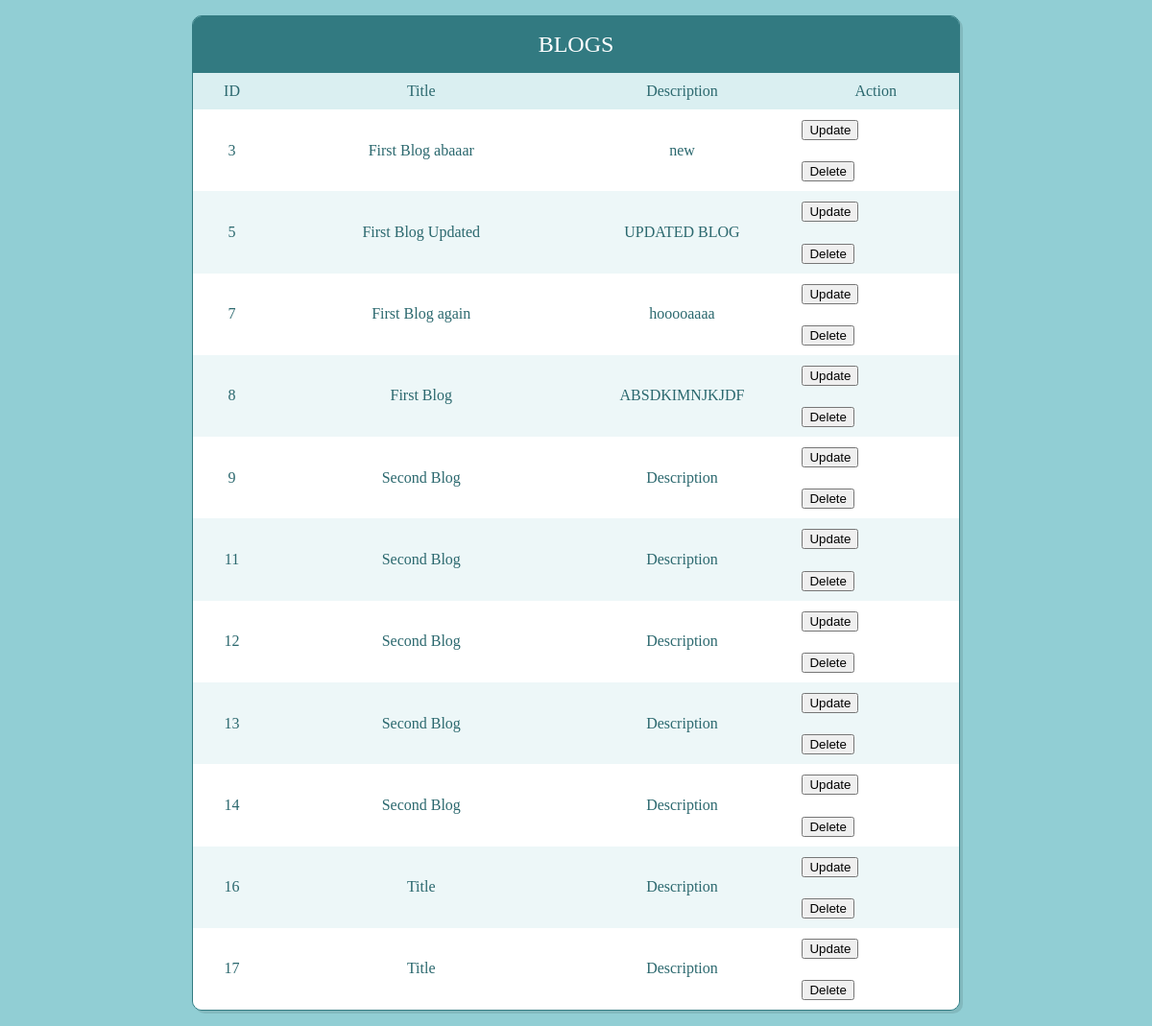
Screenshot of /blogs with the database file from the repository.
### app.py (models this page shows, shortened)
class Blogs(db.Model):
    id = db.Column(db.Integer, primary_key=True)
    title = db.Column(db.String(128))
    body = db.Column(db.Text())

### app.py (the view)
@app.route('/blogs', methods=['GET'])
def read():
    q = Blogs.query.all()
    all_rec = []   ### Have to serialize the JSON object
    for i in q:
        all_rec.append({
            'id':i.id,
            'title':i.title,
            'body':i.body
            })
    return render_template('Results.html', blogs = all_rec)

### templates/Results.html (shortened to what this page needs)
<!DOCTYPE html>
<html lang="en" >
<head>
    <link rel="stylesheet" href="https://cdnjs.cloudflare.com/ajax/libs/normalize/5.0.0/normalize.min.css">
      <link rel="stylesheet" href="./style.css">
    <link rel="stylesheet" href="{{ url_for('static', filename='css/style.css') }}">
</head>
<body>
  <div class="table-users">
   <div class="header">Blogs</div>
   <table cellspacing="0">
      <tr>
         <th>ID</th>
         <th>Title</th>
         <th width="230">Description</th>
         <th>Action</th>
      </tr>
      {% if not blogs %}
        <h3>Blog is deleted!</h3>
      {% else %}
         {% for i in blogs %}
      <tr>
          <td>{{i.id}}</td>
          <td>{{i.title}}</td>
          <td>{{i.body}}</td>
          <td>
            <form action="/blogs/update" method="POST">
              <button type="submit" name="up" value="{{i.id}}">Update</button>
            </form>&nbsp;
            <form action="/blogs/delete" method="POST">
              <button type="submit" name="del" value="{{i.id}}">Delete</button>
            </form>
          </td>
      </tr>
        {% endfor %}
      {% endif %}
   </table>
</div>
</body>
</html>

### static/css/style.css (style rules this page uses)
body { background-color: #91ced4; }
body * { box-sizing: border-box; }
.header { background-color: #327a81; color: white; font-size: 1.5em; padding: 1rem; text-align: center; text-transform: uppercase; }
.table-users { border: 1px solid #327a81; border-radius: 10px; box-shadow: 3px 3px 0 rgba(0, 0, 0, 0.1); max-width: calc(100% - 2em); margin: 1em auto; overflow: hidden; width: 800px; }
table { width: 100%; }
table td, table th { color: #2b686e; padding: 10px; }
table td { text-align: center; vertical-align: middle; }
table td:last-child { font-size: 0.95em; line-height: 1.4; text-align: left; }
table th { background-color: #daeff1; font-weight: 300; }
table tr:nth-child(2n) { background-color: white; }
table tr:nth-child(2n+1) { background-color: #edf7f8; }

### rows the page displays
Blogs: id "3", title "First Blog abaaar", body "new"
Blogs: id "5", title "First Blog Updated", body "UPDATED BLOG"
Blogs: id "7", title "First Blog again", body "hooooaaaa"
Blogs: id "8", title "First Blog", body "ABSDKIMNJKJDF"
Blogs: id "9", title "Second Blog", body "Description"
Blogs: id "11", title "Second Blog", body "Description"
Blogs: id "12", title "Second Blog", body "Description"
Blogs: id "13", title "Second Blog", body "Description"
Blogs: id "14", title "Second Blog", body "Description"
Blogs: id "16", title "Title", body "Description"
Blogs: id "17", title "Title", body "Description"
